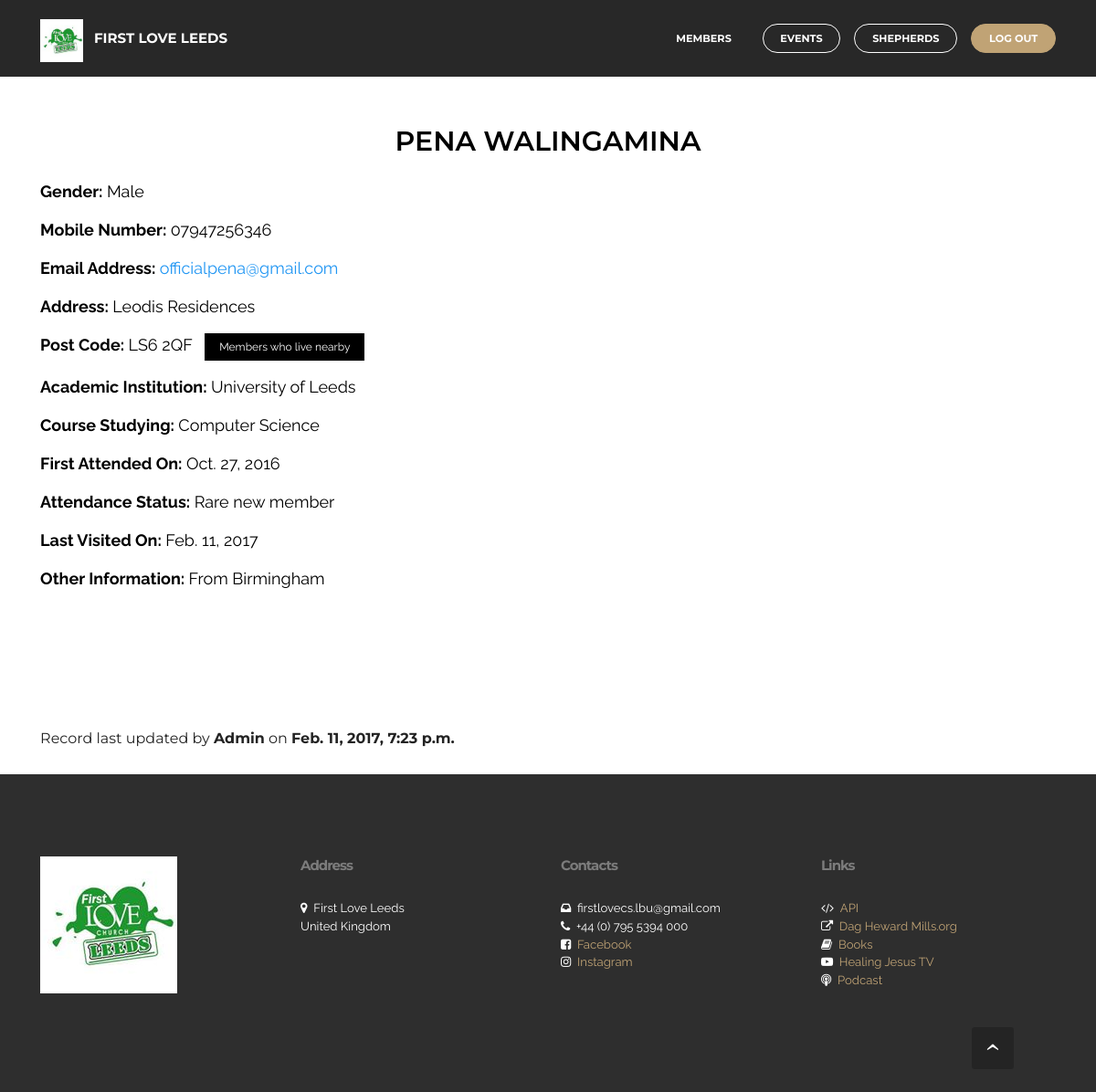
The app's page /member/Pena Walingamina/ (signed in) with its own data.
### member/models.py (models this page shows, shortened)
class Member(models.Model):
	name = models.CharField(max_length=50, unique=True)
	gender = models.ForeignKey('Gender', on_delete=models.CASCADE, related_name="sex", null=True)
	mobile_no = models.CharField(max_length=50, blank=True, null=True, unique=False, verbose_name="Mobile number")
	email = models.EmailField(max_length=50, blank=True, null=True, verbose_name="Email Address")
	date_of_birth = models.DateField(blank=True, null=True)
	address = models.TextField(max_length=200, blank=True, null=True)
	post_code = models.CharField(max_length=10, blank=True, null=True)
	academic_institution = models.ForeignKey('AcademicInstitution', on_delete=models.CASCADE, 						related_name="academic_institution", null=True, blank=True, )
	course = models.CharField(max_length=100, blank=True)
	first_attended = models.DateField(blank=True, null=True)
	attendance_status = models.ForeignKey('Attendance', on_delete=models.CASCADE, related_name="attendance_status")
	shepherd = models.ForeignKey(User, on_delete=models.CASCADE)
	last_visited = models.DateField(null=True, blank=True)
	extra_info = models.TextField(max_length=2000, blank=True)
	last_modified = models.DateTimeField(auto_now=True)
	class Meta:
		ordering = ["name"]

class Gender(models.Model):
	gender = models.CharField(max_length=200, unique=True, null=True)
	def __str__(self):
		return self.gender
	class Meta:
		ordering = ["gender"]
		verbose_name_plural = "Gender"

class AcademicInstitution(models.Model):
	name = models.CharField(max_length=200, unique=True, null=True)
	def __str__(self):
		return self.name
	class Meta:
		ordering = ["name"]

class Attendance(models.Model):
	status = models.CharField(max_length=200, unique=True, null=True)
	def __str__(self):
		return self.status
	class Meta:
		ordering = ["status"]
		verbose_name_plural = "Attendance"

### member/views.py (the view)
@login_required
def member_info(request, name):
	member = Member.objects.get(name__iexact= name)
	context = {
		'member': member
	}
	return render (request, 'member/member_info.html', context)

### member/templatetags/first_love_custom.py (called while the page is built)
@register.filter(name='length_is_gt', is_safe=False)
def length_is_gt(text, value):
	return len(str(text)) > value

@register.filter(name='regex_validates', is_safe=False)
def regex_validates(text, value):
	return re.findall(value, text)

### member/templates/member/member_info.html (shortened to what this page needs)
{% extends '_partial/base.html' %}
{% load first_love_custom %}

### welcome/templates/_partial/base.html (shortened to what this page needs)
{% spaceless %}
{% load staticfiles %}
{% endspaceless %}

### firstlove/static/dropdown/css/style.css (style rules this page uses)
.navbar-dropdown { left: 0; padding: 0; position: absolute; right: 0; top: 0; transition: all 0.45s ease; z-index: 1030; }
.navbar-dropdown .navbar-brand { float: none; font-size: 0; padding: 1.25rem 0; position: relative; transition: padding 0.25s ease; white-space: nowrap; }
.navbar-dropdown .navbar-brand::before { content: ""; display: inline-block; height: 100%; vertical-align: middle; }
.navbar-dropdown .navbar-logo, .navbar-dropdown .navbar-caption { display: inline-block; vertical-align: middle; }
.navbar-dropdown .navbar-logo { margin-right: 0.8rem; transition: margin 0.3s ease-in-out; }
.navbar-dropdown .navbar-logo img { height: 3.125rem; transition: all 0.3s ease-in-out; }
.navbar-dropdown .mbr-table-cell { height: 5.625rem; }
.navbar-dropdown .navbar-caption { font-family: "Montserrat"; font-size: 1rem; font-weight: 700; white-space: normal; }
.navbar-dropdown .navbar-caption, .navbar-dropdown .navbar-caption:hover { color: inherit; text-decoration: none; }
.navbar-dropdown.navbar-fixed-top { position: fixed; }
.nav-dropdown { display: table !important; font-family: "Montserrat"; font-size: 0.75rem; font-weight: 700; height: auto !important; }
.nav-dropdown .nav-item { display: table-cell; float: none; vertical-align: middle; }
.nav-dropdown .nav-btn { padding-left: 1rem; }
.nav-dropdown .link { margin: 1.667em; padding: 0; transition: color .2s ease-in-out; }
.nav-dropdown .link::after, .nav-dropdown .dropdown-item::after { color: inherit; }
.nav-dropdown .btn { font-size: 0.75rem; font-weight: 700; letter-spacing: 0; margin-bottom: 0; padding-left: 1.25rem; padding-right: 1.25rem; }

### firstlove/static/mobirise/css/mbr-additional.css (style rules this page uses)
body, input, textarea, .mbr-company .list-group-text { font-family: 'Raleway', sans-serif; }
.btn, .alert, h1, h2, h3, h4, h5, h6, .h1, .h2, .h3, .h4, .h5, .h6, .display-1, .display-2, .display-3, .display-4, .mbr-figure .mbr-figure-caption, .mbr-gallery-title, .mbr-map [data-state-details], .mbr-price { font-family: 'Montserrat', sans-serif; }
.mbr-footer-content h1, .mbr-footer .mbr-contacts h1, .mbr-footer-content h2, .mbr-footer .mbr-contacts h2, .mbr-footer-content h3, .mbr-footer .mbr-contacts h3, .mbr-footer-content h4, .mbr-footer .mbr-contacts h4, .mbr-footer-content p strong, .mbr-footer .mbr-contacts p strong, .mbr-footer-content strong, .mbr-footer .mbr-contacts strong { font-family: 'Montserrat', sans-serif; }
.btn { border-radius: 1.6em; }
.btn-primary { background-color: #c0a375; border-color: #c0a375; color: #ffffff; }
.text-primary { color: #c0a375 !important; }
.mbr-footer p a, .mbr-footer ul a { color: #c0a375; }
#ext_menu-7 .navbar-caption { color: #ffffff; }
#ext_menu-7 .link, #ext_menu-7 .dropdown-item { color: #ffffff; }
#ext_menu-7 .link { font-size: 0.75rem; }
#ext_menu-7 .navbar, #ext_menu-7 .nav-dropdown-sm, #ext_menu-7 .nav-dropdown-sm .link[aria-expanded="true"], #ext_menu-7 .nav-dropdown-sm .dropdown-menu { background: #282828; }

### records on screen
Member: name+shepherd+gender (picture), name+shepherd+gender "FIRST LOVE LEEDS MEMBERS EVENTS SHEPHERDS LOG OUT PENA WALINGAMINA Gender: Male Mobile Number: 07947256346 Email Address: officialpena@gmail.com Address: Leodis Residences Post Code: LS6 2QF Members who live nearby Academic Institution: University of Leeds Course Studying: Computer Science First Attended On: Oct. 27, 2016 Attendance Status: Rare new member Last Visited On: Feb. 11, 2017 Other Information: From Birmingham Record last updated by Admin on Feb. 11, 2017, 7:23 p.m. Address First Love Leeds United Kingdom Contacts firstlovecs.lbu@gmail.com +44 (0) 795 5394 000 Facebook Instagram Links API Dag Heward Mills.org Books Healing Jesus TV Podcast"
